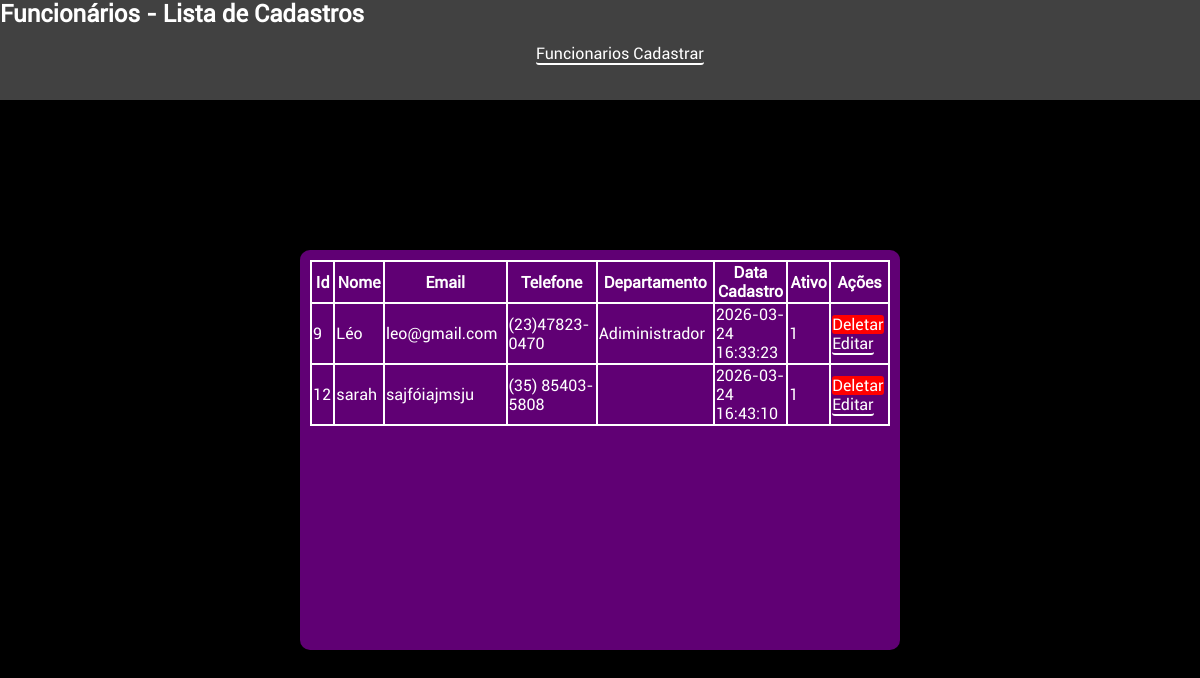
The app's page /funcionarios-listar.php with its own data.
### tables this page shows
CREATE TABLE IF NOT EXISTS `tb_funcionarios` (
  `id` int(11) NOT NULL AUTO_INCREMENT,
  `nome` varchar(50) NOT NULL,
  `email` varchar(50) NOT NULL DEFAULT '0',
  `telefone` varchar(15) NOT NULL,
  `departamento` varchar(50) NOT NULL,
  `data_cadastro` datetime NOT NULL DEFAULT current_timestamp(),
  `ativo` tinyint(4) NOT NULL DEFAULT 1,
  `CPF` varchar(14) NOT NULL,
  PRIMARY KEY (`id`),
  UNIQUE KEY `email` (`email`)
);

### funcionarios-listar.php (the view, shortened to what this page needs)
<?php
require_once 'backend/conexao.php';
try{
    $sql = "SELECT * FROM tb_funcionarios";
    $comando = $conexao->prepare($sql);
    $comando->execute();
    $funcionarios = $comando->fetchAll(PDo::FETCH_ASSOC);
}
catch(PDOException $erro)
{
echo "Não foi possivel se conectar o banco";
}
?>
<!DOCTYPE html>
<html lang="pt-br">
<head>
    <link rel="stylesheet" href="assets/css/cadastros.css">
    <link rel="stylesheet" href="assets/css/style.css">
</head>
<body>
<header>
    <nav>
<h1>Funcionários - Lista de Cadastros</h1>
            <ul>
                <li><a href="funcionarios.php">Funcionarios Cadastrar</a></li>
            </ul>
        </nav>
</header>
    <main>
    <div id="container-lista">
    <table  >
        <tr>
            <th>Id</th>
            <th>Nome</th>
            <th>Email</th>
            <th>Telefone</th>
            <th>Departamento</th>
            <th>Data Cadastro</th>
            <th>Ativo</th>
             <TH>Ações</TH>
        </tr>
        <?php
        foreach ($funcionarios as $funcionario):
        ?>
        <tr>
            <td><?php echo $funcionario ['id'];?></td>
            <td><?php echo $funcionario ['nome'];?></td>
            <td><?php echo $funcionario ['email'];?></td>
            <td><?php echo $funcionario ['telefone'];?></td>
            <td><?php echo $funcionario ['departamento'];?></td>
            <td><?php echo $funcionario ['data_cadastro'];?></td>
            <td><?php echo $funcionario ['ativo'];?></td>
            <td><a class="deletar" onclick="return confirm('Deseja editar?')" href="backend/funcionarios-deletar.php?id=<?php echo $funcionario ['id']?>">Deletar</a>
            <a onclick="return confirm('Deseja editar?')" class="editar" href="funcionarios-editar.php?id=<?php echo $funcionario ['id']?>">Editar</a></td>
        </tr>
        <?php endforeach;?>
    </table>
        </div>
</body>
</body>
</html>

### assets/css/cadastros.css (style rules this page uses)
* { font-family: Roboto; box-sizing: border-box; }
body { background-color: black; color: #fff; margin: 0 ; padding: 0; }
#container-lista { margin: auto; background-color: #600074; width: 50%; height: 50vh; padding: 10px; margin-top: 150px; border-radius: 10px; }
header { background-color: rgb(65, 65, 65); height: 100px; }
header h1 { margin: 0; padding: 0; }
table,td,th { border: 2px solid white; border-collapse: collapse; }
table { width: 100%; }
th { height: 5vh; width: 10px; }

### assets/css/style.css (style rules this page uses)
:root { --cor-texto: white; }
body { background: black; font-family: Arial, Helvetica, sans-serif; color: white; }
ul { list-style: none; display: flex; justify-content: center; gap: 20px; }
a { text-decoration: none; color: var(--cor-texto); border-bottom: 2px solid var(--cor-texto); border-radius: 3px; }
.deletar { background-color: red; color: white; border-style: none; transition: 0.3; }

### records on screen
tb_funcionarios: id "9", nome "Léo", email "leo@gmail.com", telefone "(23)47823-0470", departamento "Adiministrador", data_cadastro "2026-03-24 16:33:23", ativo "1"
tb_funcionarios: id "12", nome "sarah", email "sajfóiajmsju", telefone "(35) 85403-5808", data_cadastro "2026-03-24 16:43:10", ativo "1"
